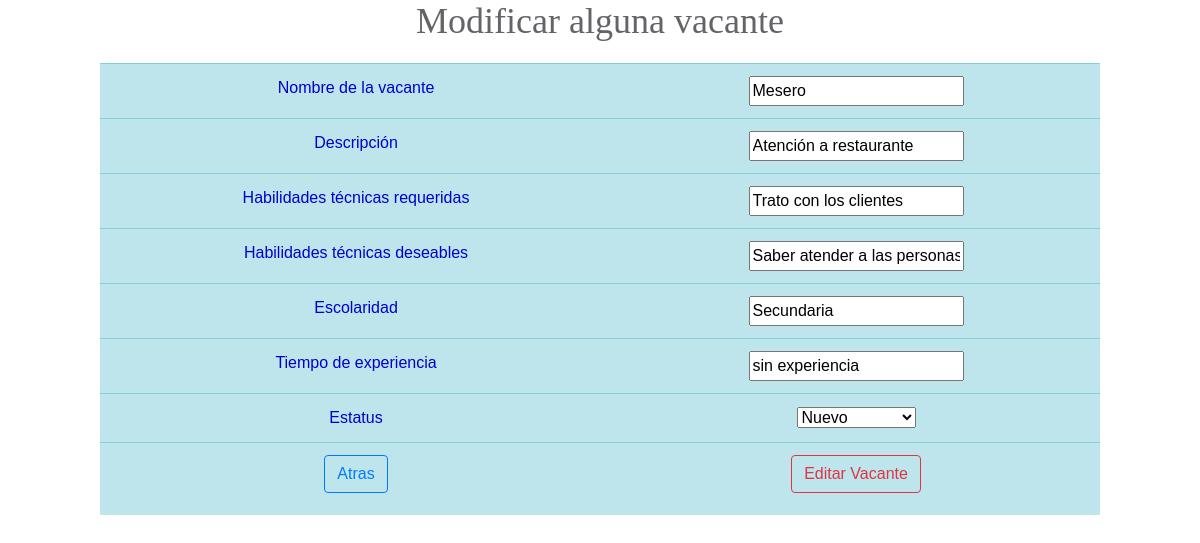
/Vacantes/ActualizarVacante.php?id=5, run on an earlier commit of the app's database.
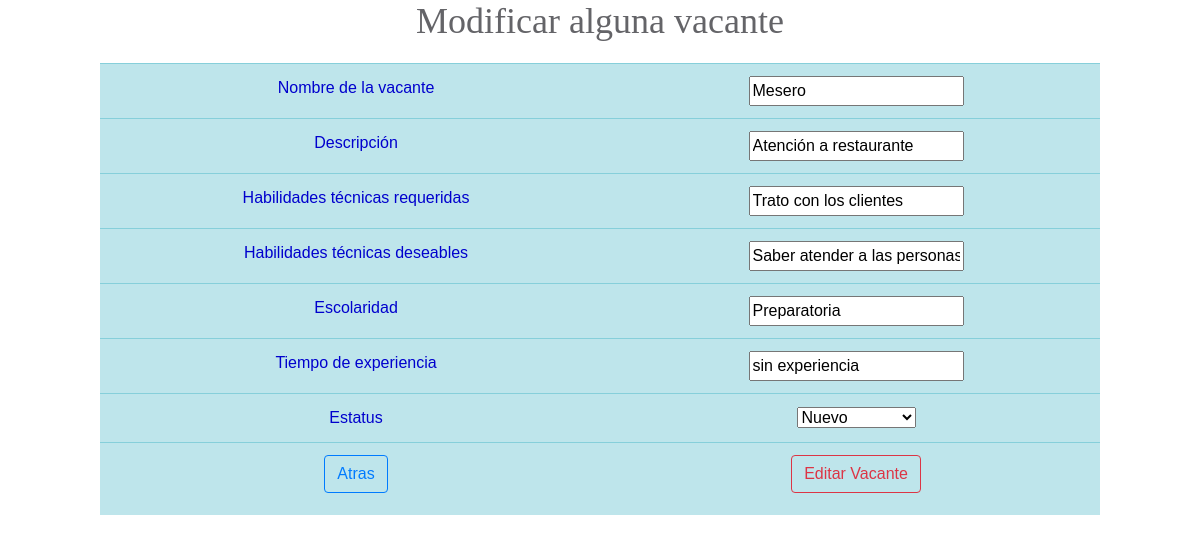
And on a later commit of the database.
### tables this page shows
CREATE TABLE "vacante" (
	"id"	INTEGER,
	"nombrevac"	TEXT,
	"descripcion" TEXT,
	"habtecreq"	TEXT,
	"habtecdes"	TEXT,
	"escolaridad" TEXT,
	"experiencia" TEXT,
	"estatus" TEXT,
	PRIMARY KEY("id" AUTOINCREMENT)
);

### Vacantes/ActualizarVacante.php (the view, shortened to what this page needs)
<?php
include '../conn.php';
$id = $_GET['id'];
$query = "SELECT id, * FROM vacante WHERE id=$id";
$result = $db->query($query);
$data = $result->fetchArray();
?>
<!DOCTYPE html>
<html>
<head>
    <link  rel="stylesheet" href="../css/vacante.css">
    <link rel="stylesheet" href="https://cdn.jsdelivr.net/npm/bootstrap@4.6.1/dist/css/bootstrap.min.css">
</head>
<body>
<h1 class="titulo_vac" align="center">Modificar alguna vacante</h1>
    <div style=" margin: 20px 100px;">
        <table class="table">
        <form action="" method="post">
            <tr class="table-info" id="texto">
                <td>Nombre de la vacante</td>
                <td><input name="nombrevac" type="text" value="<?php echo $data['nombrevac'];?>"></td>
            </tr>
            <tr class="table-info" id="texto">
                <td>Descripción</td>
                <td><input name="descripcion" type="text" value="<?php echo $data['descripcion'];?>"></td>
            </tr>
            <tr class="table-info" id="texto">
                <td>Habilidades técnicas requeridas</td>
                <td><input name="habtecreq" type="text" value="<?php echo $data['habtecreq'];?>"></td>
            </tr>
            <tr class="table-info" id="texto">
                <td>Habilidades técnicas deseables</td>
                <td><input name="habtecdes" type="text" value="<?php echo $data['habtecdes'];?>"></td>
            </tr>
            <tr class="table-info" id="texto">
                <td>Escolaridad</td>
                <td><input name="escolaridad" type="text" value="<?php echo $data['escolaridad'];?>"></td>
            </tr>
            <tr class="table-info" id="texto">
                <td>Tiempo de experiencia</td>
                <td><input name="experiencia" type="text" value="<?php echo $data['experiencia'];?>"></td>
            </tr>
            <tr class="table-info" id="texto">
                <td>Estatus</td>
                <td>
                <select name="estatus" id="estatus" value="<?php echo $data['estatus'];?>"  type="text"">
                    <option value="Nuevo">Nuevo</option>
                    <option value="Cerrado">Cerrado</option></select></td>
            </tr>
            <tr class="table-info" id="texto">
                <td><a class="btn btn-outline-primary" href="index.php">Atras</a></td>
                <td><input class="btn btn-outline-danger" name="submit_data"  id="btnActualiza" onclick="ActualizarVacante();" type="submit" value="Editar Vacante"></td>
            </tr>
            </form>
        </table>
    </div>
</body>
</html>

What changed in the data, as far as the page shows it:
changed vacante "Mesero": escolaridad "Secundaria" → "Preparatoria"
